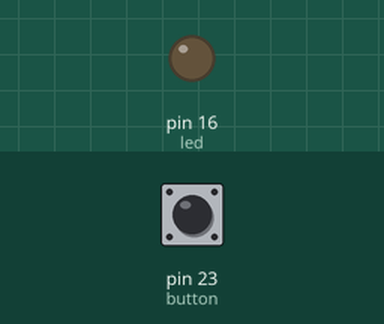
This sketch was run on a simulated Arduino Mega 2560, built with avr-gcc and run on an emulated ATmega2560. On the bench: output pins drawn as LEDs (lit = HIGH). The test bench sets the inputs (shaded band); at power-on: pin 23 (button) HIGH.

Above: at 1.2 s.
1.3 s: pin 23 (button) pulled LOW for 0.15 s
At 1.8 s:
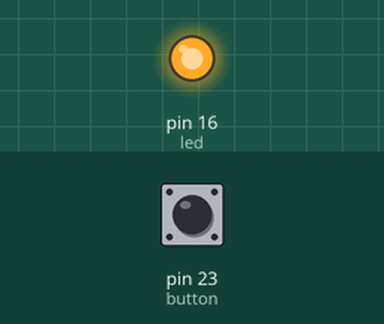
2.9 s: pin 23 (button) pulled LOW for 1 s
At 4.2 s:
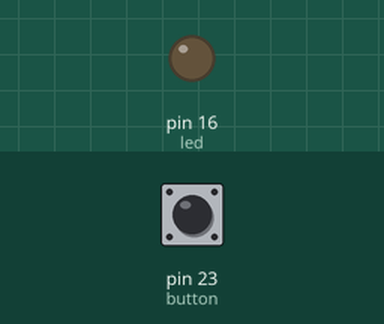
5.4 s: pin 23 (button) pulled LOW for 3.2 s
At 6.1 s:
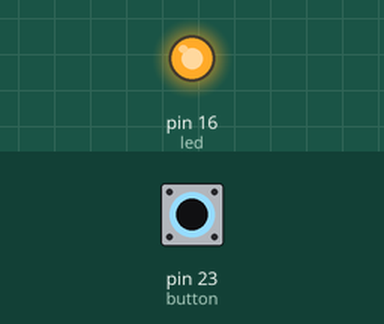
Timing chart, 0 to 8.4 s (numbered marks = the images above; inputs shaded):
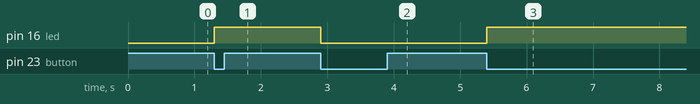

The sketch:

Switch-Button.ino
```cpp
int led = 16;                 //LED Pin
int button = 23;              //Button Pin

int buttonState = HIGH;       //Current State of the Button
int lastButtonState = HIGH;   //remembers what the button's state was during the previous loop
int ledState = LOW;           //stores whether the LED should currently be ON or OFF.

void setup() {

  //Define LED and Button Pins
  pinMode(led, OUTPUT);
  pinMode(button, INPUT_PULLUP);
}

void loop() {

  //Read button input
  buttonState = digitalRead(button);

 //Detect Button press
  if (buttonState == LOW && lastButtonState == HIGH) {

 //Reverse ledState status
    ledState = !ledState;
  }

  digitalWrite(led, ledState);    //Turn LED on/off
  delay(50); // debounce
  lastButtonState = buttonState;  //Prevent LED from behaving differently
}
```

Measured:
- after the input at 1.3 s, pin 16 (led): LOW → HIGH at once
- after the input at 2.9 s, pin 16 (led): HIGH → LOW at once
- after the input at 5.4 s, pin 16 (led): LOW → HIGH at once
